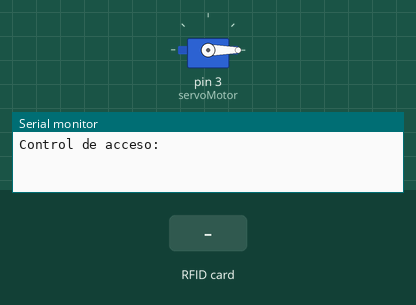
The sketch below on a simulated Arduino Uno, built with avr-gcc and run on an emulated ATmega328P. Shown: servo, the last lines printed to the serial monitor. The test bench sets the inputs (shaded band).

Above: at 1.2 s.
1.3 s: RFID card 33 49 14 AC held to the reader
At 1.78 s:
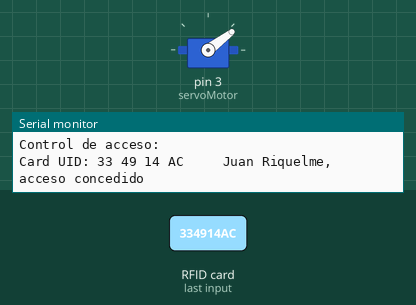
At 3.3 s:
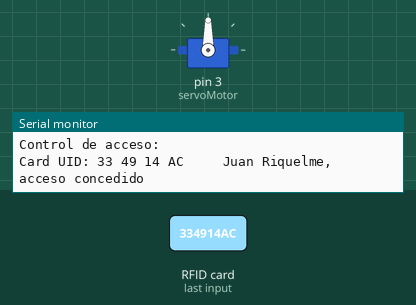
3.9 s: RFID card C1 2F D6 0E held to the reader
At 7.1 s:
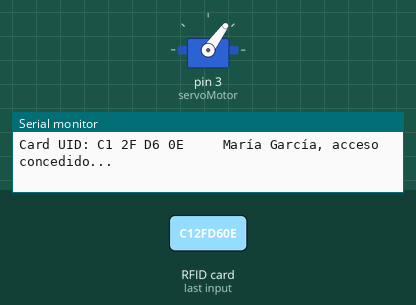
Timing chart, 0 to 12.9 s (numbered marks = the images above; inputs shaded):
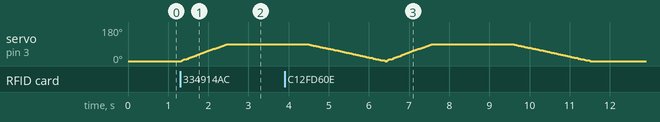

Measured:
- after the input at 1.3 s, servo on pin 3 (servoMotor): moves from 0° to 90° over 1.1 s, starting at once

The sketch:

RFID.ino
```cpp
#include <SPI.h>
#include <MFRC522.h>
#include <VarSpeedServo.h>

#define RST_PIN 9   // Pin para reset del RC522
#define SS_PIN 10   // Pin para SS (SDA) del RC522
MFRC522 mfrc522(SS_PIN, RST_PIN); // Crear el objeto RC522

VarSpeedServo servoMotor;  // Crear objeto VarSpeedServo

byte ActualUID[4];
byte Usuario1[4] = {0x33, 0x49, 0x14, 0xAC};
byte Usuario2[4] = {0xC1, 0x2F, 0xD6, 0x0E};
byte Usuario3[4] = {0x3D, 0xD6, 0x4D, 0x4C};

int posicionEsperada = 0;  // Variable para almacenar la posición esperada del servo

void setup() {
  Serial.begin(9600);
  SPI.begin();
  mfrc522.PCD_Init();
  Serial.println("Control de acceso:");

  servoMotor.attach(3);  // Conecta el VarSpeedServo al pin 3
  servoMotor.write(0);   // Inicializa el servo en posición 0°
}

void loop() {
  if (mfrc522.PICC_IsNewCardPresent()) {
    if (mfrc522.PICC_ReadCardSerial()) {
      Serial.print(F("Card UID:"));
      for (byte i = 0; i < mfrc522.uid.size; i++) {
        Serial.print(mfrc522.uid.uidByte[i] < 0x10 ? " 0" : " ");
        Serial.print(mfrc522.uid.uidByte[i], HEX);
        ActualUID[i] = mfrc522.uid.uidByte[i];
      }
      Serial.print("     ");

      if (compareArray(ActualUID, Usuario1)) {
        Serial.println("Juan Riquelme, acceso concedido");
        abrirCerrarPuerta();
      } else if (compareArray(ActualUID, Usuario2)) {
        Serial.println("María García, acceso concedido...");
        abrirCerrarPuerta();
      } else if (compareArray(ActualUID, Usuario3)) {
        Serial.println("Manuel Erices, acceso concedido...");
        abrirCerrarPuerta();
      } else {
        Serial.println("Acceso denegado...");
      }

      mfrc522.PICC_HaltA();
    }
  }

  // Verificar si la posición actual del servo ha sido cambiada
  int posicionActual = servoMotor.read();
  if (posicionActual != posicionEsperada) {
    Serial.println("¡Advertencia: Intento de forzar la puerta!");
    posicionEsperada = posicionActual; // Actualizar la posición esperada
  }
}

//Función para comparar dos vectores
boolean compareArray(byte array1[], byte array2[]) {
  for (byte i = 0; i < 4; i++) {
    if (array1[i] != array2[i]) return false;
  }
  return true;
}

//Función para abrir y cerrar la puerta con el servo
void abrirCerrarPuerta() {
  servoMotor.write(90, 50, true);  // Mueve el servomotor a 90° con velocidad de 30
  delay(2000);                     // Espera 2 segundos
  servoMotor.write(0, 30, true);   // Regresa el servo a la posición 0° con velocidad de 30
  posicionEsperada = 0;            // Actualiza la posición esperada a 0°
}
```
